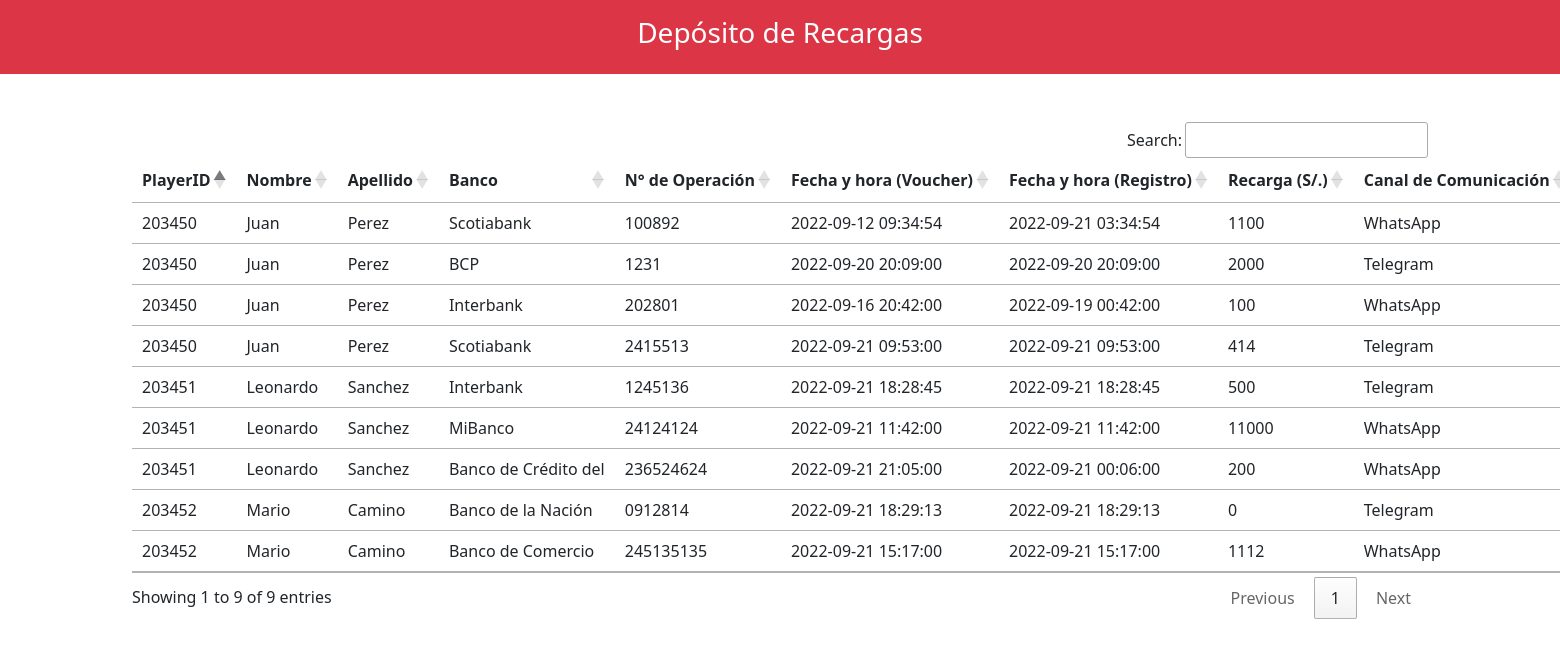
The app's page /reportes.php with its own data.
### tables this page shows
CREATE TABLE `recarga` (
  `id_recarga` int(11) NOT NULL AUTO_INCREMENT,
  `id_user` int(11) NOT NULL,
  `banco_recarga` varchar(20) NOT NULL,
  `n_operacion` varchar(20) NOT NULL,
  `fecha_voucher` datetime NOT NULL,
  `fecha_monto` datetime NOT NULL,
  `monto` float NOT NULL,
  `recarga_canal` varchar(10) NOT NULL,
  PRIMARY KEY (`id_recarga`),
  KEY `id_user` (`id_user`),
  CONSTRAINT `recarga_ibfk_1` FOREIGN KEY (`id_user`) REFERENCES `usuario` (`id_user`)
);

CREATE TABLE `usuario` (
  `id_user` int(11) NOT NULL,
  `nombre_user` varchar(100) NOT NULL,
  `apellido_user` varchar(100) NOT NULL,
  `tipo_user` varchar(20) NOT NULL,
  `saldo_user` float NOT NULL,
  PRIMARY KEY (`id_user`)
);

### reportes.php (the view, shortened to what this page needs)
<!doctype html>
<html lang="es">
<head>
    <link rel="stylesheet" href="https://cdn.jsdelivr.net/npm/bootstrap@5.2.0/dist/css/bootstrap.min.css"
>
    <link rel="stylesheet" href="https://cdn.jsdelivr.net/npm/bootstrap-icons@1.9.1/font/bootstrap-icons.css">
    <link rel="stylesheet" href="https://cdn.datatables.net/1.10.20/css/jquery.dataTables.min.css">
    <link rel="stylesheet" href="https://cdn.datatables.net/responsive/2.3.0/css/responsive.dataTables.min.css">
    <link rel="stylesheet" href="https://cdn.datatables.net/searchpanes/2.0.2/css/searchPanes.dataTables.min.css">
    <link rel="stylesheet" href="https://cdn.datatables.net/select/1.4.0/css/select.dataTables.min.css">
</head>
<body>
    <?php include 'template/header.php' ?>
    <?php
        include_once "model/conexion.php";
        $sentencia = $bd -> prepare("SELECT * FROM recarga r, usuario u WHERE r.id_user = u.id_user");
        $sentencia->execute();
        $recarga = $sentencia->fetchAll(PDO::FETCH_OBJ);
    ?>
    <div class="container mt-5 mb-5">
        <table class="table align-middle nowrap" style="width:100%" id="tabla">
            <thead>
                <tr>
                    <th scope="col">PlayerID</th>
                    <th scope="col">Nombre</th>
                    <th scope="col">Apellido</th>
                    <th scope="col">Banco</th>
                    <th scope="col">N° de Operación</th>
                    <th scope="col">Fecha y hora (Voucher)</th>
                    <th scope="col">Fecha y hora (Registro)</th>
                    <th scope="col">Recarga (S/.)</th>
                    <th scope="col">Canal de Comunicación</th>
                </tr>
            </thead>
            <tbody>
                <?php
                    foreach($recarga as $dato){
                ?>
                <tr>
                    <td><?php echo $dato->id_user; ?></td>
                    <td><?php echo $dato->nombre_user; ?></td>
                    <td><?php echo $dato->apellido_user; ?></td>
                    <td><?php echo $dato->banco_recarga; ?></td>
                    <td><?php echo $dato->n_operacion; ?></td>
                    <td><?php echo $dato->fecha_voucher	; ?></td>
                    <td><?php echo $dato->fecha_monto; ?></td>
                    <td><?php echo $dato->monto	; ?></td>
                    <td><?php echo $dato->recarga_canal; ?></td>
                </tr>
                <?php
                    }
                ?>
            </tbody>
        </table>
    </div>
</body>
</html>

### template/header.php
<div class="container-fluid bg-danger">
    <div class="row">
        <div class="col-md">
            <header class="py-3">
                <h3 class="text-center text-white">
                    Depósito de Recargas
                </h3>
            </header>
        </div>
    </div>
</div>

### records on screen
recarga: id_user.id_user "203450", id_user.nombre_user "Juan", id_user.apellido_user "Perez", banco_recarga "Scotiabank", n_operacion "100892", fecha_voucher "2022-09-12 09:34:54", fecha_monto "2022-09-21 03:34:54", monto "1100", recarga_canal "WhatsApp"
recarga: id_user.id_user "203450", id_user.nombre_user "Juan", id_user.apellido_user "Perez", banco_recarga "BCP", n_operacion "1231", fecha_voucher "2022-09-20 20:09:00", fecha_monto "2022-09-20 20:09:00", monto "2000", recarga_canal "Telegram"
recarga: id_user.id_user "203450", id_user.nombre_user "Juan", id_user.apellido_user "Perez", banco_recarga "Interbank", n_operacion "202801", fecha_voucher "2022-09-16 20:42:00", fecha_monto "2022-09-19 00:42:00", monto "100", recarga_canal "WhatsApp"
recarga: id_user.id_user "203450", id_user.nombre_user "Juan", id_user.apellido_user "Perez", banco_recarga "Scotiabank", n_operacion "2415513", fecha_voucher "2022-09-21 09:53:00", fecha_monto "2022-09-21 09:53:00", monto "414", recarga_canal "Telegram"
recarga: id_user.id_user "203451", id_user.nombre_user "Leonardo", id_user.apellido_user "Sanchez", banco_recarga "Interbank", n_operacion "1245136", fecha_voucher "2022-09-21 18:28:45", fecha_monto "2022-09-21 18:28:45", monto "500", recarga_canal "Telegram"
recarga: id_user.id_user "203452", id_user.nombre_user "Mario", id_user.apellido_user "Camino", banco_recarga "Banco de la Nación", n_operacion "0912814", fecha_voucher "2022-09-21 18:29:13", fecha_monto "2022-09-21 18:29:13", monto "0", recarga_canal "Telegram"
recarga: id_user.id_user "203451", id_user.nombre_user "Leonardo", id_user.apellido_user "Sanchez", banco_recarga "MiBanco", n_operacion "24124124", fecha_voucher "2022-09-21 11:42:00", fecha_monto "2022-09-21 11:42:00", monto "11000", recarga_canal "WhatsApp"
recarga: id_user.id_user "203452", id_user.nombre_user "Mario", id_user.apellido_user "Camino", banco_recarga "Banco de Comercio", n_operacion "245135135", fecha_voucher "2022-09-21 15:17:00", fecha_monto "2022-09-21 15:17:00", monto "1112", recarga_canal "WhatsApp"
recarga: id_user.id_user "203451", id_user.nombre_user "Leonardo", id_user.apellido_user "Sanchez", banco_recarga "Banco de Crédito del", n_operacion "236524624", fecha_voucher "2022-09-21 21:05:00", fecha_monto "2022-09-21 00:06:00", monto "200", recarga_canal "WhatsApp"
